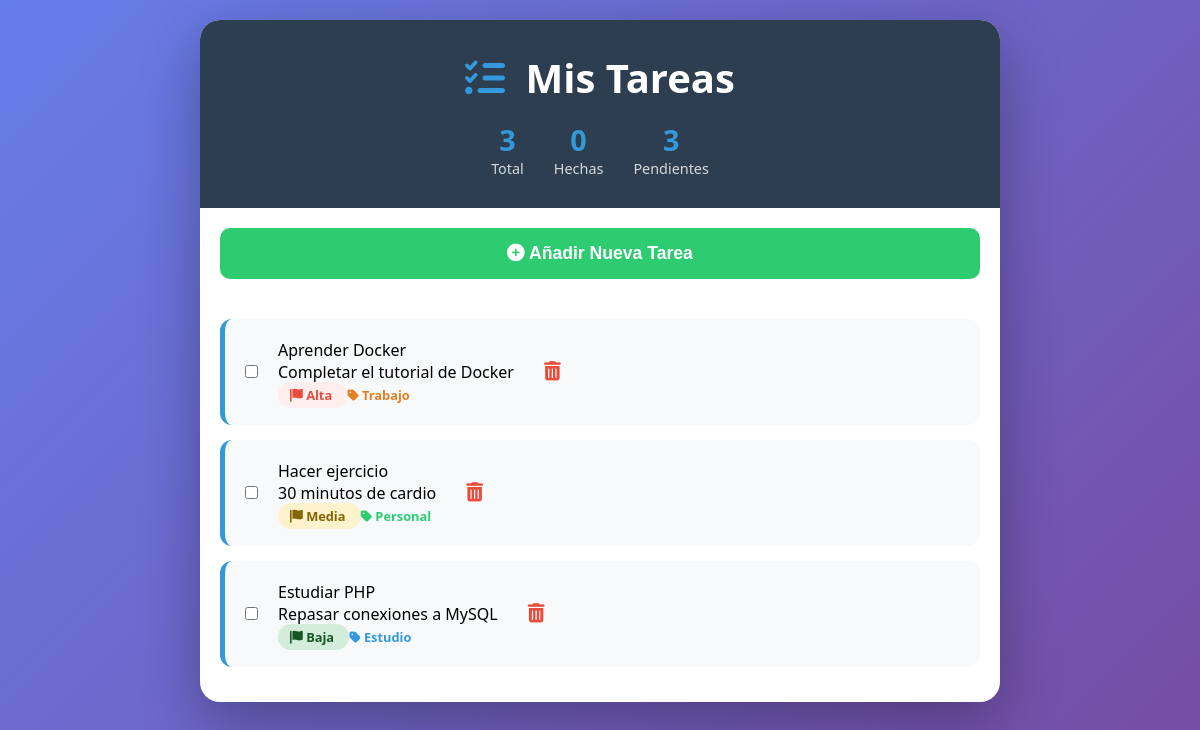
/gestor.php, run on the app's committed database.
### tables this page shows
CREATE TABLE IF NOT EXISTS Tareas (
  id INT AUTO_INCREMENT PRIMARY KEY,
  titulo VARCHAR(255) NOT NULL,
  descripcion TEXT,
  categoria_id INT NULL,
  completada TINYINT(1) NOT NULL DEFAULT 0,
  prioridad ENUM('baja','media','alta') DEFAULT 'media',
  fecha_limite DATE NULL,
  created_at TIMESTAMP DEFAULT CURRENT_TIMESTAMP,
  FOREIGN KEY (categoria_id) REFERENCES Categorias(id) ON DELETE SET NULL
);

CREATE TABLE IF NOT EXISTS Categorias (
  id INT AUTO_INCREMENT PRIMARY KEY,
  nombre VARCHAR(80) NOT NULL,
  color VARCHAR(20) DEFAULT '#3498db',
  icono VARCHAR(80) DEFAULT 'fa-tag'
);

### src/gestor.php (the view, shortened to what this page needs)
<!DOCTYPE html>
<html lang="es">
<head>
    <link rel="stylesheet" href="https://cdnjs.cloudflare.com/ajax/libs/font-awesome/6.0.0/css/all.min.css">
</head>
<body>
    <div class="container">
        <div class="header">
            <h1><i class="fas fa-tasks"></i> Mis Tareas</h1>
            <?php
            require_once 'conexion.php';
            $stats = $conexion->query("SELECT COUNT(*) as total, SUM(completada) as completadas FROM Tareas")->fetch_assoc();
            $total = $stats['total'] ?? 0;
            $completadas = $stats['completadas'] ?? 0;
            $pendientes = $total - $completadas;
            ?>
            <div class="stats">
                <div class="stat"><div class="numero"><?php echo $total; ?></div><div class="label">Total</div></div>
                <div class="stat"><div class="numero"><?php echo $completadas; ?></div><div class="label">Hechas</div></div>
                <div class="stat"><div class="numero"><?php echo $pendientes; ?></div><div class="label">Pendientes</div></div>
            </div>
        </div>
        <button class="btn-nueva" onclick="abrirModal()">
            <i class="fas fa-plus-circle"></i> Añadir Nueva Tarea
        </button>
        <div class="tareas-lista">
            <?php
            $sql = "SELECT t.*, c.nombre as cat_nombre, c.color as cat_color
                    FROM Tareas t LEFT JOIN Categorias c ON t.categoria_id = c.id
                    ORDER BY t.completada ASC, t.created_at DESC";
            $result = $conexion->query($sql);
            if ($result && $result->num_rows > 0):
                while($tarea = $result->fetch_assoc()):
            ?>
            <div class="tarea-card <?php echo $tarea['completada'] ? 'completada' : ''; ?>">
                <div class="tarea-checkbox">
                    <input type="checkbox" <?php echo $tarea['completada'] ? 'checked' : ''; ?>
                           onchange="actualizarEstado(<?php echo $tarea['id']; ?>, this.checked)">
                </div>
                <div class="tarea-contenido">
                    <div class="tarea-titulo"><?php echo htmlspecialchars($tarea['titulo']); ?></div>
                    <div class="tarea-descripcion"><?php echo htmlspecialchars($tarea['descripcion'] ?? ''); ?></div>
                    <div class="tarea-metadata">
                        <span class="prioridad-tag prioridad-<?php echo $tarea['prioridad']; ?>">
                            <i class="fas fa-flag"></i> <?php echo $tarea['prioridad']; ?>
                        </span>
                        <?php if($tarea['cat_nombre']): ?>
                        <span style="font-size: 0.8em; color: <?php echo $tarea['cat_color']; ?>; font-weight: bold;">
                            <i class="fas fa-tag"></i> <?php echo $tarea['cat_nombre']; ?>
                        </span>
                        <?php endif; ?>
                    </div>
                </div>
                <button class="btn-eliminar" onclick="eliminarTarea(<?php echo $tarea['id']; ?>)">
                    <i class="fas fa-trash-alt"></i>
                </button>
            </div>
            <?php endwhile; endif; ?>
        </div>
    </div>
</body>
</html>

### src/gestor.php (style rules this page uses)
* { margin: 0; padding: 0; box-sizing: border-box; }
body { font-family: 'Segoe UI', Tahoma, Geneva, Verdana, sans-serif; background: linear-gradient(135deg, #667eea 0%, #764ba2 100%); min-height: 100vh; padding: 20px; }
.container { max-width: 800px; margin: 0 auto; background: white; border-radius: 20px; box-shadow: 0 20px 60px rgba(0,0,0,0.3); overflow: hidden; position: relative; }
.header { background: #2c3e50; color: white; padding: 30px; text-align: center; }
.header h1 { font-size: 2.5em; margin-bottom: 10px; }
.header h1 i { margin-right: 10px; color: #3498db; }
.stats { display: flex; justify-content: center; gap: 30px; margin-top: 15px; }
.stat .numero { font-size: 1.8em; font-weight: bold; color: #3498db; }
.stat .label { font-size: 0.9em; opacity: 0.8; }
.tareas-lista { padding: 20px; min-height: 200px; }
.tarea-card { background: #f8f9fa; border-radius: 12px; padding: 20px; margin-bottom: 15px; border-left: 5px solid #3498db; display: flex; align-items: center; gap: 20px; transition: all 0.3s; }
.btn-nueva { display: block; width: calc(100% - 40px); margin: 20px; padding: 15px; background: #2ecc71; color: white; border: none; border-radius: 10px; font-size: 1.1em; font-weight: 600; cursor: pointer; transition: 0.3s; }
.prioridad-tag { padding: 4px 12px; border-radius: 20px; font-size: 0.8em; font-weight: 600; text-transform: capitalize; }
.prioridad-alta { background: #fee; color: #e74c3c; }
.prioridad-media { background: #fff3cd; color: #856404; }
.prioridad-baja { background: #d4edda; color: #155724; }
.btn-eliminar { color: #e74c3c; background: none; border: none; cursor: pointer; font-size: 1.2em; padding: 10px; transition: 0.2s; }

### data on the page
tareas: titulo "Aprender Docker", descripcion "Completar el tutorial de Docker", prioridad "Alta", categoria.nombre "Trabajo"
tareas: titulo "Hacer ejercicio", descripcion "30 minutos de cardio", prioridad "Media", categoria.nombre "Personal"
tareas: titulo "Estudiar PHP", descripcion "Repasar conexiones a MySQL", prioridad "Baja", categoria.nombre "Estudio"

### other printed values
$total "3"
$completadas "0"
$pendientes "3"
